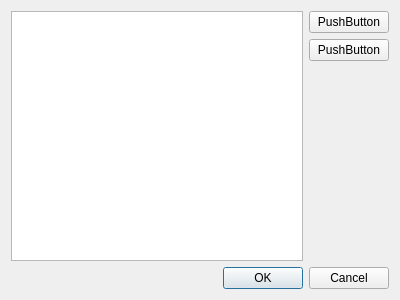
<?xml version="1.0" encoding="UTF-8"?>
<ui version="4.0">
 <class>ArrayManipulator</class>
 <widget class="QDialog" name="ArrayManipulator">
  <property name="geometry">
   <rect>
    <x>0</x>
    <y>0</y>
    <width>400</width>
    <height>300</height>
   </rect>
  </property>
  <property name="windowTitle">
   <string>Dialog</string>
  </property>
  <layout class="QVBoxLayout" name="verticalLayout">
   <item>
    <layout class="QHBoxLayout" name="horizontalLayout">
     <item>
      <widget class="QTableWidget" name="tableWidget"/>
     </item>
     <item>
      <layout class="QVBoxLayout" name="verticalLayout_2">
       <item>
        <widget class="QPushButton" name="AddButton">
         <property name="enabled">
          <bool>true</bool>
         </property>
         <property name="text">
          <string>PushButton</string>
         </property>
         <property name="icon">
          <iconset resource="Resources.qrc">
           <normaloff>:/icons/res/Icons/Button Add-01.ico</normaloff>:/icons/res/Icons/Button Add-01.ico</iconset>
         </property>
        </widget>
       </item>
       <item>
        <widget class="QPushButton" name="DeleteButton">
         <property name="text">
          <string>PushButton</string>
         </property>
         <property name="icon">
          <iconset resource="Resources.qrc">
           <normaloff>:/icons/res/Icons/Button Close-01.ico</normaloff>:/icons/res/Icons/Button Close-01.ico</iconset>
         </property>
        </widget>
       </item>
       <item>
        <spacer name="verticalSpacer">
         <property name="orientation">
          <enum>Qt::Vertical</enum>
         </property>
         <property name="sizeHint" stdset="0">
          <size>
           <width>20</width>
           <height>40</height>
          </size>
         </property>
        </spacer>
       </item>
      </layout>
     </item>
    </layout>
   </item>
   <item>
    <widget class="QDialogButtonBox" name="buttonBox">
     <property name="orientation">
      <enum>Qt::Horizontal</enum>
     </property>
     <property name="standardButtons">
      <set>QDialogButtonBox::Cancel|QDialogButtonBox::Ok</set>
     </property>
    </widget>
   </item>
  </layout>
 </widget>
 <resources>
  <include location="Resources.qrc"/>
 </resources>
 <connections>
  <connection>
   <sender>buttonBox</sender>
   <signal>accepted()</signal>
   <receiver>ArrayManipulator</receiver>
   <slot>accept()</slot>
   <hints>
    <hint type="sourcelabel">
     <x>248</x>
     <y>254</y>
    </hint>
    <hint type="destinationlabel">
     <x>157</x>
     <y>274</y>
    </hint>
   </hints>
  </connection>
  <connection>
   <sender>buttonBox</sender>
   <signal>rejected()</signal>
   <receiver>ArrayManipulator</receiver>
   <slot>reject()</slot>
   <hints>
    <hint type="sourcelabel">
     <x>316</x>
     <y>260</y>
    </hint>
    <hint type="destinationlabel">
     <x>286</x>
     <y>274</y>
    </hint>
   </hints>
  </connection>
 </connections>
</ui>
